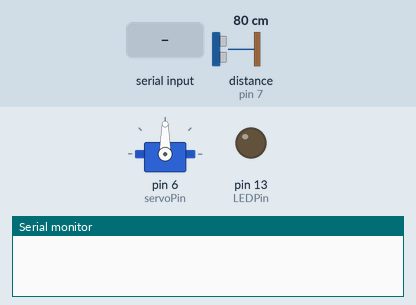
Recording of a sketch running on a simulated Arduino Uno, built with avr-gcc and run on an emulated ATmega328P. Shown: servo, output pins drawn as LEDs (lit = HIGH), the last lines printed to the serial monitor. Inputs (shaded band) come from the test bench; at power-on: distance to the obstacle (sensor on pin 7) 80 cm. The echo pulse lasts 58.3 µs per cm; pins used as bus, display or sensor lines are not drawn.

Above: at 1.2 s.
1.3 s: "30,150\n" received over Serial
At 2.6 s:
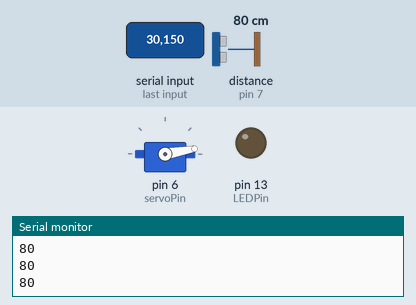
3.8 s: "90,45\n" received over Serial
At 4.6 s:
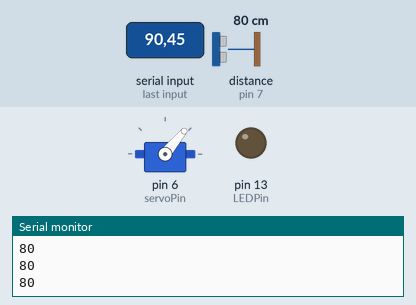
6.3 s: "200\n" received over Serial
At 7.1 s:
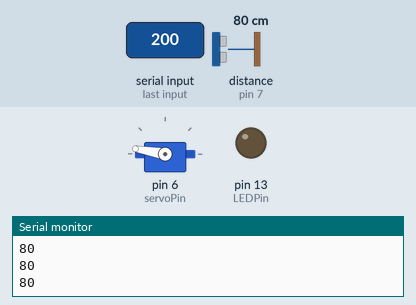
Timing chart, 0 to 9.3 s (numbered marks = the images above; inputs shaded):
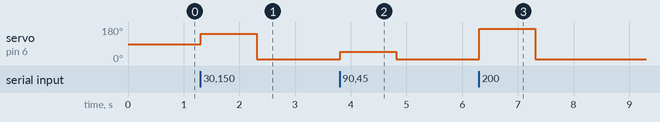

Measured:
- after the input at 1.3 s, servo on pin 6 (servoPin): 90° → 143° at once, → 10° 1.0 s later
- after the input at 3.8 s, servo on pin 6 (servoPin): 10° → 50° at once, → 10° 1.0 s later
- after the input at 6.3 s, servo on pin 6 (servoPin): 10° → 170° at once, → 10° 1.0 s later

The sketch:

sonar.ino
```cpp
// (licence header left out)
#include <Servo.h>

// DC hobby servo
Servo servo1;

/* The servo minimum and maximum angle rotation */
static const int minAngle = 10;
static const int maxAngle = 170;
int servoAngle;
int servoPos;
int servoPin = 6;


/* Define pins for HC-SR04 ultrasonic sensor */
#define echoPin 7 // Echo Pin = Analog Pin 0
#define trigPin 8 // Trigger Pin = Analog Pin 1
#define LEDPin 13 // Onboard LED
long duration; // Duration used to calculate distance
long HR_dist=0; // Calculated Distance
int HR_angle=0; // The angle in which the servo/sensor is pointing
int HR_dir=1; // Used to change the direction of the servo/sensor
int minimumRange=5; //Minimum Sonar range
int maximumRange=200; //Maximum Sonar Range

/*--------------------SETUP()------------------------*/
void setup() {
 //Begin Serial communication using a 9600 baud rate
 Serial.begin (9600);

 // Tell the arduino that the servo is attached to Digital pin 10.
 servo1.attach(servoPin);

 //Setup the trigger and Echo pins of the HC-SR04 sensor
 pinMode(trigPin, OUTPUT);
 pinMode(echoPin, INPUT);
 pinMode(LEDPin, OUTPUT); // Use LED indicator (if required)
}

/*----------------------LOOP()--------------------------*/
void loop() {

 /* check if data has been sent from the computer: */
 if (Serial.available()) {

 /* This expects an integer from the Serial buffer */
 HR_angle = Serial.parseInt();

 /* If the angle provided is 0 or greater, then move servo to that
 position/angle and then get a reading from the ultrasonic sensor */
 if(HR_angle>-1){
 /*Make sure that the angle provided does not go beyond the capabilities
 of the Servo. This can also be used to calibrate the servo angle */
 servoPos = constrain(map(HR_angle, 0,180,minAngle,maxAngle),minAngle,maxAngle);
 servo1.write(servoPos);

 /* Call the getDistance function to take a reading from the Ultrasonic sensor */
 getDistance();
 }
 }
}

/*--------------------getDistance() FUNCTION ---------------*/
void getDistance(){

 /* The following trigPin/echoPin cycle is used to determine the
 distance of the nearest object by bouncing soundwaves off of it. */
 digitalWrite(trigPin, LOW);
 delayMicroseconds(2);

 digitalWrite(trigPin, HIGH);
 delayMicroseconds(10);

 digitalWrite(trigPin, LOW);
 duration = pulseIn(echoPin, HIGH);

 //Calculate the distance (in cm) based on the speed of sound.
 HR_dist = duration/58.2;

 /*Send the reading from the ultrasonic sensor to the computer */
 if (HR_dist >= maximumRange || HR_dist <= minimumRange){
 /* Send a 0 to computer and Turn LED ON to indicate "out of range" */
 Serial.println("0");
 digitalWrite(LEDPin, HIGH);
 } else {
 /* Send the distance to the computer using Serial protocol, and
 turn LED OFF to indicate successful reading. */
 Serial.println(HR_dist);
 digitalWrite(LEDPin, LOW);
 }
}
```

MotorController.cpp
```cpp
#include "MotorController.h"
#include "Arduino.h"


MotorController::MotorController(int dirA, int pwmA, int dirB, int pwmB, double motorAConst, double motorBConst)
{
    _motorAConst = motorAConst;
    _motorBConst = motorBConst;
    _minAPosSpeed = 50;
	_minANegSpeed = -50;
	_minBPosSpeed = 50;
	_minBNegSpeed = -50;
	_minNegSpeed = -50;
	_minPosSpeed = 50;
	_dirA = dirA;
	_pwmA = pwmA;
	_dirB = dirB;
	_pwmB = pwmB;

	pinMode(_dirA, OUTPUT);
	pinMode(_pwmA, OUTPUT);

	pinMode(_dirB, OUTPUT);
	pinMode(_pwmB, OUTPUT);
}


void MotorController::move(int ASpeed, int BSpeed)
{


	if (ASpeed < 0) // Motor A - right from front - slow one
    { // fastest speed is -255 which is 0
		_ADir = 1;
		ASpeed = min(ASpeed, 0); //-60
        ASpeed = max(ASpeed, -255);
		if(ASpeed > -6) {ASpeed = 0; _ADir = 0;}
		else {
		  ASpeed = map(ASpeed,-6,-255,_minANegSpeed,-255);
		  ASpeed = 255 + ASpeed;
		}
    }
    else // speed >= 0
    { // fastest speed is 255 which is 255
		_ADir = 0;
        ASpeed = max(ASpeed, 0); // 60
        ASpeed = min(ASpeed, 255);
		if(ASpeed < 6) {ASpeed = 0; _ADir = 0;}
		else {
		  ASpeed = map(ASpeed,6,255,_minAPosSpeed,255);
		}
    }

    if (BSpeed < 0) // Motor B - left from front - fast one
    {
	    //Serial.print(F("S"));
        //Serial.print(BSpeed);
		_BDir = 1;
        BSpeed = min(BSpeed, 0);
        BSpeed = max(BSpeed, -255);
		if(BSpeed > -6) {BSpeed = 0; _BDir = 0;}
		else {
		  BSpeed = map(BSpeed,-6,-255,_minBNegSpeed,-255);
		  BSpeed = 255 + BSpeed;
		}
    }
    else // speed >= 0
    {
		//Serial.print(F("S"));
        //Serial.print(BSpeed);
		_BDir = 0;
        BSpeed = max(BSpeed, 0);
        BSpeed = min(BSpeed, 255);

		if(BSpeed < 6) {BSpeed = 0; _BDir = 0;}
		else {
		  BSpeed = map(BSpeed,6,255,_minBPosSpeed,255);
		}
    }
	    //Serial.print(F(" S"));
        //Serial.println(BSpeed);
        digitalWrite(_dirA, _ADir );
        digitalWrite(_dirB, _BDir);

        analogWrite(_pwmA, ASpeed);
        analogWrite(_pwmB, BSpeed);
}


void MotorController::move(int speed)
{
   if(speed != _currentSpeed) {
       _currentSpeed = speed;
	   //move(speed, speed);
	   if (speed < 0){ // fastest speed is -255 which is 0
		   _Dir = 1;
            speed = min(speed, 0); //-70
            speed = max(speed, -255);
			//speed = map(speed,0,-255,_minNegSpeed,-255);
			if(speed > -6) {speed = 0; _Dir = 0;}
		    else {speed = 255 + speed;}
        }
        else // speed >= 0
        { // fastest speed is 255 which is 255
		    _Dir = 0;
            speed = max(speed, 0); //70
            speed = min(speed, 255);
			//speed = map(speed,0,255,_minPosSpeed,255);
			if(speed < 6) {speed = 0; _Dir = 0;}
        }
	    digitalWrite(_dirA, _Dir );
        digitalWrite(_dirB, _Dir);
        analogWrite(_pwmA, speed);
        analogWrite(_pwmB, speed);

	}
}


void MotorController::stopMoving()
{
    digitalWrite(_dirA, LOW);
    digitalWrite(_dirB, LOW);
    digitalWrite(_pwmA, LOW);
    digitalWrite(_pwmB, LOW);

    _currentSpeed = 0;
}
```

MotorController.h
```cpp
#ifndef MotorController_h
#define MotorController_h


#include "Arduino.h"


class MotorController
{
protected:
    int _pwmA, _dirA, _pwmB, _dirB;
    int _currentSpeed;
	int _ADir, _BDir, _Dir;
    double _motorAConst, _motorBConst;
	int _minAPosSpeed;
	int _minANegSpeed;
	int _minBPosSpeed;
	int _minBNegSpeed;
	int _minNegSpeed, _minPosSpeed;
public:
    MotorController(int dirA, int pwmA, int dirB, int pwmB, double motorAConst, double motorBConst);
    void move(int ASpeed, int BSpeed);
    void move(int speed);
    void stopMoving();
};


#endif
```
